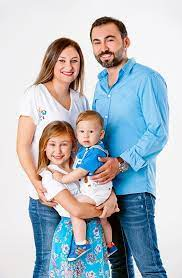
#> input picture image.jpg, 182 x 278 px
$ python face_detection.py
#> lines starting #> are read from the running program, lines starting #| are printed output that depends on the picture; after the words box and inside, x2 and y2 are one past the last pixel; in counts of white or black regions, pixels touching at a corner belong together
import cv2

face_cascade = cv2.CascadeClassifier('data/haarcascades/haarcascade_frontalface_default.xml')
img = cv2.imread('image.jpg')
#> img is the input picture: shape (278, 182, 3); mean B, G, R 194.4, 186.9, 177.2
gray = cv2.cvtColor(img, cv2.COLOR_BGR2GRAY)
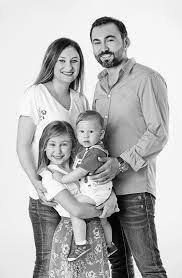
#> gray: shape (278, 182); min 0, max 255, mean 184.8
faces = face_cascade.detectMultiScale(gray, scaleFactor=1.1, minNeighbors=5)
#> faces = [[51, 49, 33, 33], [72, 120, 29, 29], [42, 132, 32, 32], [83, 24, 41, 41]]
for (x, y, w, h) in faces:
    cv2.rectangle(img, (x, y), (x+w, y+h), (0, 255, 0), 2)
#> this loop made 4 passes
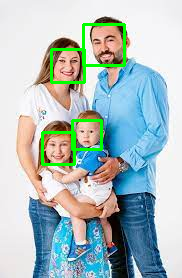
#> img: shape (278, 182, 3); 3.02% of pixels changed, all inside (x1, y1, x2, y2) = (41, 23, 126, 166)
cv2.imshow('img', img)
cv2.waitKey(0)
cv2.destroyAllWindows()
